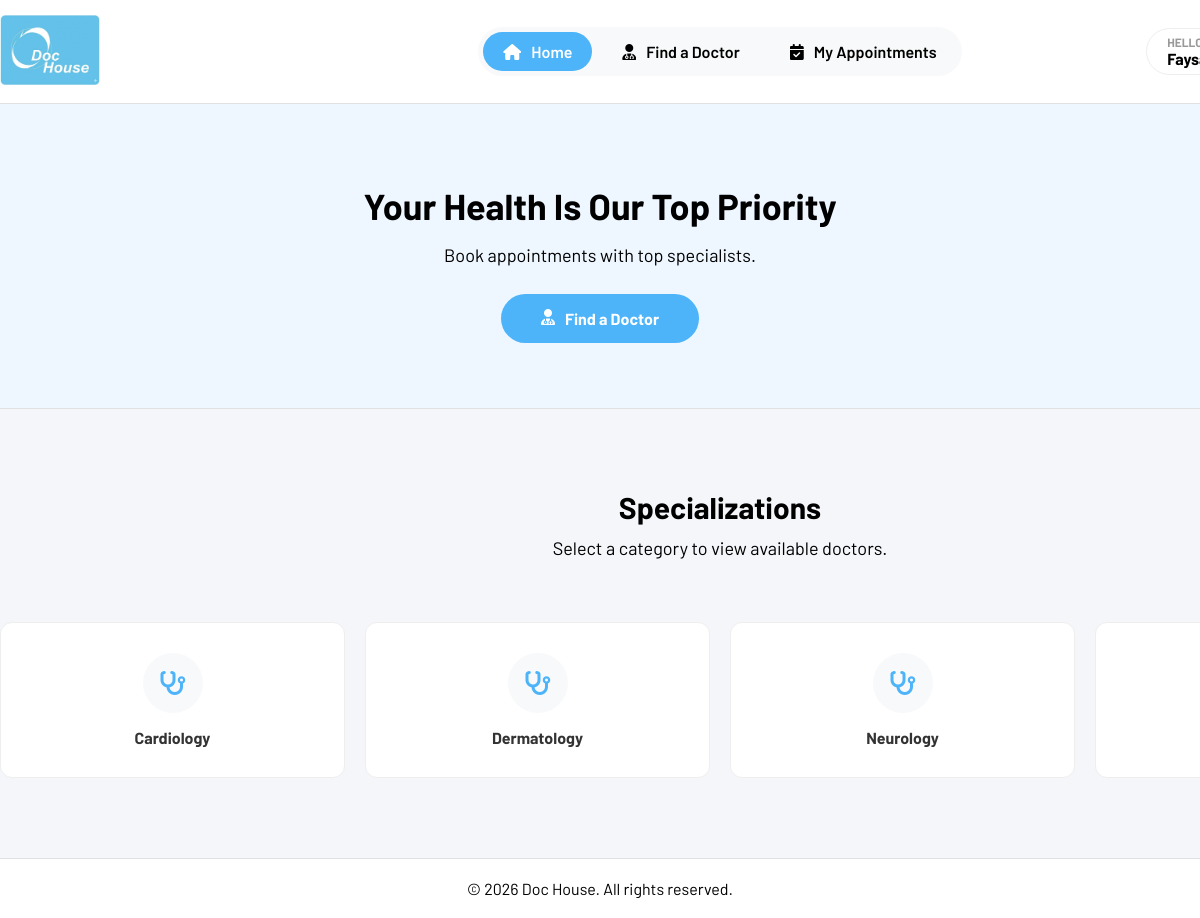
Page /view/Patient/home.php (signed in) on the earlier database version.
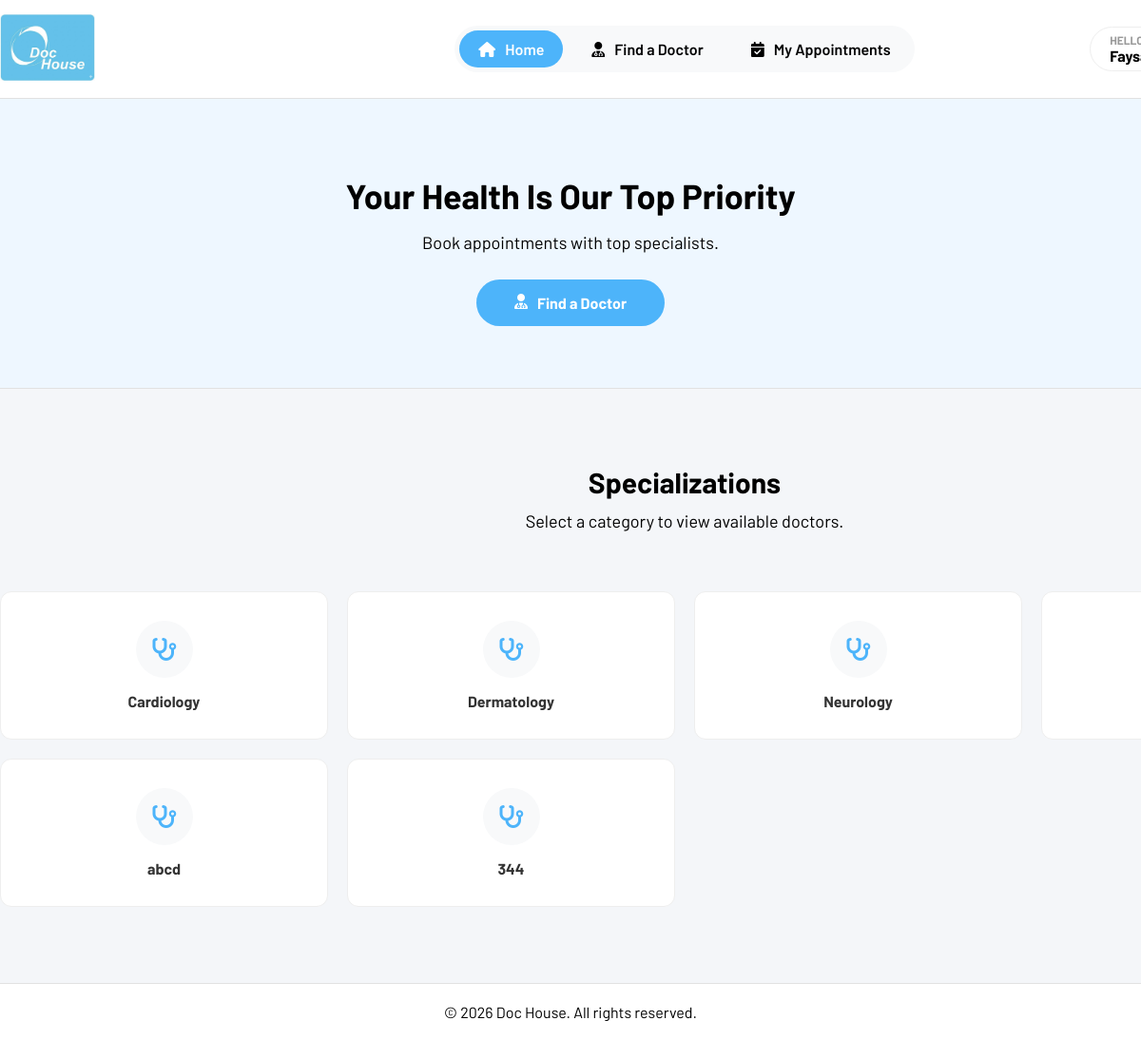
Same page on the later database version.
### tables this page shows
CREATE TABLE `specialization` (
  `spid` int(11) NOT NULL,
  `name` varchar(255) NOT NULL,
  `img` varchar(255) NOT NULL
);

### model/Patient/Specialization.php (called while the page is built, shortened)
<?php
function getAllSpecialization()
{
    $conn = initDB();
    $sql = "SELECT spid, name, img FROM specialization";
    $result = mysqli_query($conn, $sql);
    $specializations = [];
    if (mysqli_num_rows($result) > 0) {
        while ($row = mysqli_fetch_assoc($result)) {
            $specialization = [];
            $specialization["spid"] = $row["spid"];
            $specialization["name"] = $row["name"];
            $specialization["img"] = $row["img"];
            array_push($specializations, $specialization);
        }
    }
    return $specializations;
}

### controller/Patient/specializationController.php (called while the page is built, shortened)
<?php
require_once "../../model/Patient/Specialization.php";
$allSpecializations = getAllSpecialization();

### view/Patient/home.php (the view, shortened to what this page needs)
<?php
include_once "../../controller/Patient/specializationController.php";
?>
<!DOCTYPE html>
<html lang="en">
<head>
    <link rel="stylesheet" href="css/style.css" />
    <link rel="stylesheet" href="https://cdnjs.cloudflare.com/ajax/libs/font-awesome/6.5.1/css/all.min.css">
</head>
<body>
    <?php
    $cur_page = "home";
    include_once "header.php";
    ?>
    <section class="hero-section">
        <h1>Your Health Is Our Top Priority</h1>
        <p class="gray-para">Book appointments with top specialists.</p>
        <a href="doctors.php" class="primary-btn"><i class="fa-solid fa-user-doctor"></i><span style="margin-left: 10px;">Find a Doctor</span></a>
    </section>
    <section class="specialization-section">
        <div class="container">
            <div class="header">
                <h2>Specializations</h2>
                <p class="gray-para">Select a category to view available doctors.</p>
            </div>
            <?php
            if (count($allSpecializations) > 0) {
            ?>
                <div class="all-specialization">
                    <?php
                    foreach ($allSpecializations as $signgleSpecialization) {
                    ?>
                        <a href="doctors.php?specialization=<?php echo $signgleSpecialization['spid'] ?>" class="specialty-card">
                            <div class="icon-box"><i class="fa-solid fa-stethoscope"></i></div>
                            <h3><?php echo $signgleSpecialization["name"] ?></h3>
                        </a>
                    <?php
                    }
                    ?>
                </div>
            <?php
            } else {
            ?>
                <h2 style="margin-top: 20px;" class="no-data">Not Avaialable</h2>
            <?php
            }
            ?>
        </div>
    </section>
    <?php include_once "../shared/footer.php" ?>
</body>
</html>

### view/Patient/header.php (shortened to what this page needs)
<?php
$isLoggedIn = isset($_SESSION['user']) && isset($_SESSION['user']['role']) && $_SESSION['user']['role'] === 'patient';
$userName = $isLoggedIn ? $_SESSION['user']['name'] : '';
?>
<nav>
    <div class="container">
        <div class="content">
            <a href="home.php"><img class="logo" src="../images/logo.png" alt="logo" /></a>
            <div class="links">
                <a href="home.php" class="link <?php echo $cur_page == "home" ? "active" : ""; ?>">
                    <i class="fa-solid fa-house"></i> Home
                </a>
                <a href="doctors.php" class="link <?php echo $cur_page == "doctors" ? "active" : ""; ?>">
                    <i class="fa-solid fa-user-doctor"></i> Find a Doctor
                </a>
                <?php
                if ($isLoggedIn) {
                ?>
                    <a href="appointments.php" class="link <?php echo $cur_page == "appointments" ? "active" : ""; ?>">
                        <i class="fa-solid fa-calendar-check"></i> My Appointments
                    </a>
                <?php
                }
                ?>
            </div>
            <div class="user-profile-and-logout">
                <div class="user">
                    <p class="hello">Hello</p>
                    <p class="name">
                        <?php
                        if ($isLoggedIn) {
                        ?>
                            <a href="profile.php"><?php echo $userName ?></a>
                        <?php
                        } else {
                        ?>
                            <span>Anonymous User</span>
                        <?php
                        }
                        ?>
                    </p>
                </div>
            </div>
        </div>
    </div>
</nav>

### view/Shared/footer.php
<footer style="padding: 20px 0; ">
    <p style="text-align:center;">© <?php echo date('Y'); ?> Doc House. All rights reserved.</p>
</footer>

### view/Patient/css/style.css (style rules this page uses)
* { margin: 0; padding: 0; box-sizing: border-box; overflow-x: hidden; font-family: "Barlow", sans-serif; text-decoration: none; transition: 0.2s ease-in-out all; }
.gray-para { color: #000; font-size: 18px; line-height: 1.5; }
.container { width: 1440px; margin: auto; }
section { border-bottom: 1px solid #e1e1e1; }
nav { background-color: white; padding: 15px 0; border-bottom: 1px solid #e1e1e1; }
nav .content { display: grid; grid-template-columns: 1fr auto 1fr; align-items: center; width: 100%; }
.user-profile-and-logout { justify-self: end; }
nav .content .logo { width: 100px; }
.content .links { display: flex; gap: 10px; background: #f8f9fa; padding: 5px; border-radius: 50px; }
.links .link { display: flex; align-items: center; gap: 10px; padding: 10px 20px; color: #000; font-weight: 600; border-radius: 30px; text-decoration: none; transition: 0.2s; transition: 0.2s ease-in-out; }
.links .link i { font-size: 16px; }
.links .link.active { background-color: #4db4fa; color: white; }
.user-profile-and-logout { display: flex; align-items: center; background-color: white; border: 1px solid #eee; padding: 6px 20px; border-radius: 50px; }
.user-profile-and-logout .user { line-height: 1.2; margin-right: 15px; padding-right: 15px; border-right: 1px solid #ddd; }
.user .hello { font-size: 12px; color: #999; text-transform: uppercase; font-weight: 700; }
.user .name { color: #4db4fa !important; font-weight: 700; }
.hero-section { background-color: #eef7ff; padding: 80px 0; text-align: center; }
.hero-section h1 { font-size: 36px; margin-bottom: 15px; }
.hero-section p { margin-bottom: 40px; }
.primary-btn { background-color: #4db4fa; color: white; border: none; padding: 15px 40px; border-radius: 40px; font-weight: 700; cursor: pointer; font-size: 16px; }
.specialization-section { padding: 80px 0; background: #f4f6f9; }
.specialization-section .header { text-align: center; }
.specialization-section .header h2 { font-size: 30px; margin-bottom: 10px; }
.all-specialization { margin-top: 60px; display: grid; grid-template-columns: repeat(4, 1fr); gap: 20px; }
.specialty-card { background: white; border: 1px solid #eee; border-radius: 12px; padding: 30px; text-align: center; transition: 0.2s; cursor: pointer; display: block; }
.specialty-card h3 { font-size: 16px; color: #333; }
.specialty-card .icon-box { width: 60px; height: 60px; background-color: #f8f9fa; border-radius: 50%; display: flex; align-items: center; justify-content: center; margin: 0 auto 15px auto; font-size: 24px; color: #4db4fa; transition: 0.2s; overflow: hidden !important; }
.specialty-card .icon-box i { overflow: hidden !important; }
.user .name a { color: #000 !important; font-weight: 700; }

Differences in the rows shown:
added specialization: name "abcd"
added specialization: name "344"
